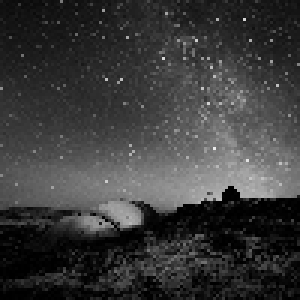
#> input picture imaging_video_opencv/galaxy.jpg, 100 x 100 px (shown 3 times larger)
$ python script.py
#> lines starting #> are read from the running program, lines starting #| are printed output that depends on the picture
import cv2

image = cv2.imread("galaxy.jpg", 0)
#> image is the input picture: shape (100, 100); min 0, max 235, mean 58.3
print(type(image))
#| <class 'numpy.ndarray'>
print(image.shape)
#| (100, 100)

resized_img=cv2.resize(image, (int(image.shape[1]/2),int(image.shape[0]/2)))
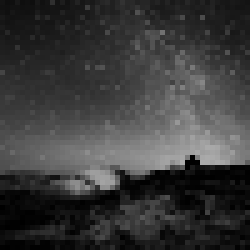
#> resized_img: shape (50, 50) (shown 5 times larger); min 0, max 173, mean 58.4

cv2.startWindowThread()
cv2.imshow("Galaxy", resized_img)
cv2.imwrite("resized.jpg",resized_img)
cv2.waitKey(0)
#> (the run stopped early here; a loop or call above may not have finished)
